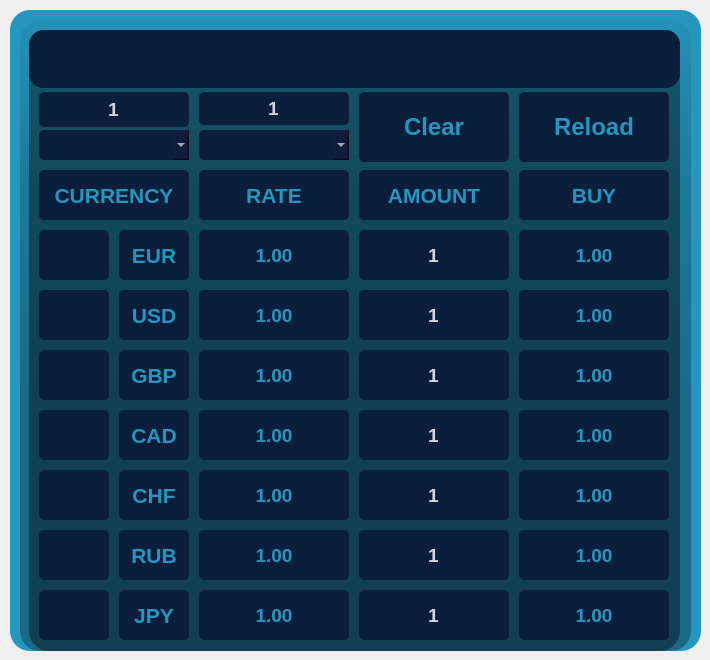
<?xml version="1.0" encoding="UTF-8"?>
<ui version="4.0">
 <class>Currency</class>
 <widget class="QWidget" name="Currency">
  <property name="geometry">
   <rect>
    <x>0</x>
    <y>0</y>
    <width>710</width>
    <height>660</height>
   </rect>
  </property>
  <property name="minimumSize">
   <size>
    <width>710</width>
    <height>660</height>
   </size>
  </property>
  <property name="maximumSize">
   <size>
    <width>710</width>
    <height>660</height>
   </size>
  </property>
  <property name="windowTitle">
   <string>Currency</string>
  </property>
  <widget class="QFrame" name="frm_back">
   <property name="geometry">
    <rect>
     <x>10</x>
     <y>10</y>
     <width>691</width>
     <height>641</height>
    </rect>
   </property>
   <property name="styleSheet">
    <string notr="true">background-color:#2596be;
border-radius:20px;
</string>
   </property>
   <property name="frameShape">
    <enum>QFrame::StyledPanel</enum>
   </property>
   <property name="frameShadow">
    <enum>QFrame::Raised</enum>
   </property>
   <widget class="QFrame" name="frm_mid">
    <property name="geometry">
     <rect>
      <x>10</x>
      <y>10</y>
      <width>671</width>
      <height>631</height>
     </rect>
    </property>
    <property name="styleSheet">
     <string notr="true">background-color:qlineargradient(spread:pad,x1:0,y1:0,x2:0,y2:0.715909,stop:0 rgba(0,0,0,9), stop:0.375 rgba(0,0,0,50),stop:0.835227 rgba(0,0,0,75));
border-radius:20px;
</string>
    </property>
    <property name="frameShape">
     <enum>QFrame::StyledPanel</enum>
    </property>
    <property name="frameShadow">
     <enum>QFrame::Raised</enum>
    </property>
    <widget class="QFrame" name="frm_front">
     <property name="geometry">
      <rect>
       <x>9</x>
       <y>10</y>
       <width>651</width>
       <height>621</height>
      </rect>
     </property>
     <property name="styleSheet">
      <string notr="true">/* FRAME STYLE */
QFrame{
    background-color: rgba(0,0,0,100);
    border-radius: 20px;
}

/* LABEL STYLE */
QLabel{
    color: #2596be;
    background-color: #0b1e3b;
    border-radius: 5px;
}

/* LINE EDIT STYLE */
QLineEdit{
    color: rgba(255,255,255,210);
    background-color: #0b1e3b;
    border-radius: 5px;
}

/* COMBO BOX STYLE */
QComboBox{
    color: rgba(255,255,255,210);
    background-color: #0b1e3b;
    border-radius: 5px;
}

/* BUTTON STYLE */
QPushButton{
	background-color: #0b1e3b;
	color: #2596be;
	border-radius: 5px;
	padding: 8px 10px; /* Adjust the padding for the pop-up effect */
	box-shadow: 2px 2px 5px rgba(0, 0, 0, 0.2); /* Add a box shadow for the pop-up effect */
}

QPushButton:hover{
	background-color: qlineargradient(spread:pad, x1:0, y1:0.505682, x2:1, y2:0.477, stop:0 rgba(37, 150, 190, 200), stop:1 rgba(85, 98, 112, 226));
}

QPushButton:pressed{
	padding-left: 8px;
	padding-top: 10px;
	background-color: rgba(105, 118, 132, 200);
	box-shadow: none; /* Remove the box shadow when pressed */
}
</string>
     </property>
     <property name="frameShape">
      <enum>QFrame::StyledPanel</enum>
     </property>
     <property name="frameShadow">
      <enum>QFrame::Raised</enum>
     </property>
     <widget class="QFrame" name="frm_header">
      <property name="geometry">
       <rect>
        <x>0</x>
        <y>0</y>
        <width>651</width>
        <height>58</height>
       </rect>
      </property>
      <property name="minimumSize">
       <size>
        <width>0</width>
        <height>50</height>
       </size>
      </property>
      <property name="styleSheet">
       <string notr="true">/* FRAME STYLE */

QFrame{
background-color:#0b1e3b;
border-radius:15px;
}

/* BUTTON STYLE */
QPushButton{
	background-color: #0b1e3b;
	color: #2596be;
	border-radius: 5px;
	padding: 8px 10px; /* Adjust the padding for the pop-up effect */
	box-shadow: 2px 2px 5px rgba(0, 0, 0, 0.2); /* Add a box shadow for the pop-up effect */
}

QPushButton:hover{
	background-color: qlineargradient(spread:pad, x1:0, y1:0.505682, x2:1, y2:0.477, stop:0 rgba(37, 150, 190, 200), stop:1 rgba(85, 98, 112, 226));
}

QPushButton:pressed{
	padding-left: 8px;
	padding-top: 10px;
	background-color: rgba(105, 118, 132, 200);
	box-shadow: none; /* Remove the box shadow when pressed */
}
</string>
      </property>
      <property name="frameShape">
       <enum>QFrame::StyledPanel</enum>
      </property>
      <property name="frameShadow">
       <enum>QFrame::Raised</enum>
      </property>
      <layout class="QHBoxLayout" name="horizontalLayout">
       <property name="spacing">
        <number>0</number>
       </property>
       <property name="leftMargin">
        <number>0</number>
       </property>
       <property name="topMargin">
        <number>0</number>
       </property>
       <property name="rightMargin">
        <number>0</number>
       </property>
       <property name="bottomMargin">
        <number>0</number>
       </property>
       <item alignment="Qt::AlignLeft">
        <widget class="QFrame" name="frm_contact_info">
         <property name="styleSheet">
          <string notr="true"/>
         </property>
         <property name="frameShape">
          <enum>QFrame::StyledPanel</enum>
         </property>
         <property name="frameShadow">
          <enum>QFrame::Raised</enum>
         </property>
         <layout class="QHBoxLayout" name="horizontalLayout_3">
          <property name="spacing">
           <number>0</number>
          </property>
          <property name="leftMargin">
           <number>5</number>
          </property>
          <property name="topMargin">
           <number>0</number>
          </property>
          <property name="rightMargin">
           <number>0</number>
          </property>
          <property name="bottomMargin">
           <number>0</number>
          </property>
          <item>
           <widget class="QPushButton" name="btn_github">
            <property name="sizePolicy">
             <sizepolicy hsizetype="Minimum" vsizetype="Fixed">
              <horstretch>0</horstretch>
              <verstretch>0</verstretch>
             </sizepolicy>
            </property>
            <property name="minimumSize">
             <size>
              <width>65</width>
              <height>45</height>
             </size>
            </property>
            <property name="maximumSize">
             <size>
              <width>65</width>
              <height>45</height>
             </size>
            </property>
            <property name="cursor">
             <cursorShape>PointingHandCursor</cursorShape>
            </property>
            <property name="text">
             <string/>
            </property>
            <property name="icon">
             <iconset resource="Images/currency.qrc">
              <normaloff>:/Icons/icons/github.svg</normaloff>:/Icons/icons/github.svg</iconset>
            </property>
            <property name="iconSize">
             <size>
              <width>40</width>
              <height>40</height>
             </size>
            </property>
           </widget>
          </item>
          <item>
           <widget class="QPushButton" name="btn_linkedin">
            <property name="sizePolicy">
             <sizepolicy hsizetype="Minimum" vsizetype="Fixed">
              <horstretch>0</horstretch>
              <verstretch>0</verstretch>
             </sizepolicy>
            </property>
            <property name="minimumSize">
             <size>
              <width>65</width>
              <height>45</height>
             </size>
            </property>
            <property name="maximumSize">
             <size>
              <width>65</width>
              <height>45</height>
             </size>
            </property>
            <property name="cursor">
             <cursorShape>PointingHandCursor</cursorShape>
            </property>
            <property name="text">
             <string/>
            </property>
            <property name="icon">
             <iconset resource="Images/currency.qrc">
              <normaloff>:/Icons/icons/linkedin.svg</normaloff>:/Icons/icons/linkedin.svg</iconset>
            </property>
            <property name="iconSize">
             <size>
              <width>40</width>
              <height>40</height>
             </size>
            </property>
           </widget>
          </item>
          <item>
           <widget class="QPushButton" name="btn_cv">
            <property name="minimumSize">
             <size>
              <width>65</width>
              <height>45</height>
             </size>
            </property>
            <property name="maximumSize">
             <size>
              <width>65</width>
              <height>45</height>
             </size>
            </property>
            <property name="cursor">
             <cursorShape>PointingHandCursor</cursorShape>
            </property>
            <property name="text">
             <string/>
            </property>
            <property name="icon">
             <iconset resource="Images/currency.qrc">
              <normaloff>:/Icons/icons/paperclip.svg</normaloff>:/Icons/icons/paperclip.svg</iconset>
            </property>
            <property name="iconSize">
             <size>
              <width>40</width>
              <height>40</height>
             </size>
            </property>
           </widget>
          </item>
          <item>
           <widget class="QPushButton" name="btn_email">
            <property name="minimumSize">
             <size>
              <width>65</width>
              <height>45</height>
             </size>
            </property>
            <property name="maximumSize">
             <size>
              <width>65</width>
              <height>45</height>
             </size>
            </property>
            <property name="cursor">
             <cursorShape>PointingHandCursor</cursorShape>
            </property>
            <property name="text">
             <string/>
            </property>
            <property name="icon">
             <iconset resource="Images/currency.qrc">
              <normaloff>:/Icons/icons/mail.svg</normaloff>:/Icons/icons/mail.svg</iconset>
            </property>
            <property name="iconSize">
             <size>
              <width>40</width>
              <height>40</height>
             </size>
            </property>
           </widget>
          </item>
         </layout>
        </widget>
       </item>
       <item alignment="Qt::AlignRight">
        <widget class="QFrame" name="frm_utility">
         <property name="styleSheet">
          <string notr="true"/>
         </property>
         <property name="frameShape">
          <enum>QFrame::StyledPanel</enum>
         </property>
         <property name="frameShadow">
          <enum>QFrame::Raised</enum>
         </property>
         <layout class="QHBoxLayout" name="horizontalLayout_2">
          <property name="spacing">
           <number>0</number>
          </property>
          <property name="leftMargin">
           <number>0</number>
          </property>
          <property name="topMargin">
           <number>0</number>
          </property>
          <property name="rightMargin">
           <number>5</number>
          </property>
          <property name="bottomMargin">
           <number>0</number>
          </property>
          <item>
           <widget class="QPushButton" name="btn_minimize">
            <property name="minimumSize">
             <size>
              <width>65</width>
              <height>45</height>
             </size>
            </property>
            <property name="maximumSize">
             <size>
              <width>65</width>
              <height>45</height>
             </size>
            </property>
            <property name="cursor">
             <cursorShape>PointingHandCursor</cursorShape>
            </property>
            <property name="text">
             <string/>
            </property>
            <property name="icon">
             <iconset resource="Images/currency.qrc">
              <normaloff>:/Icons/icons/chevron-down.svg</normaloff>:/Icons/icons/chevron-down.svg</iconset>
            </property>
            <property name="iconSize">
             <size>
              <width>40</width>
              <height>40</height>
             </size>
            </property>
           </widget>
          </item>
          <item>
           <widget class="QPushButton" name="btn_close">
            <property name="minimumSize">
             <size>
              <width>65</width>
              <height>45</height>
             </size>
            </property>
            <property name="maximumSize">
             <size>
              <width>65</width>
              <height>45</height>
             </size>
            </property>
            <property name="cursor">
             <cursorShape>PointingHandCursor</cursorShape>
            </property>
            <property name="text">
             <string/>
            </property>
            <property name="icon">
             <iconset resource="Images/currency.qrc">
              <normaloff>:/Icons/icons/x.svg</normaloff>:/Icons/icons/x.svg</iconset>
            </property>
            <property name="iconSize">
             <size>
              <width>40</width>
              <height>40</height>
             </size>
            </property>
           </widget>
          </item>
         </layout>
        </widget>
       </item>
      </layout>
     </widget>
     <widget class="QPushButton" name="btn__data_refresh">
      <property name="geometry">
       <rect>
        <x>490</x>
        <y>62</y>
        <width>150</width>
        <height>70</height>
       </rect>
      </property>
      <property name="font">
       <font>
        <pointsize>18</pointsize>
        <weight>75</weight>
        <bold>true</bold>
       </font>
      </property>
      <property name="cursor">
       <cursorShape>PointingHandCursor</cursorShape>
      </property>
      <property name="styleSheet">
       <string notr="true"/>
      </property>
      <property name="text">
       <string>Reload</string>
      </property>
      <property name="icon">
       <iconset resource="Images/currency.qrc">
        <normaloff>:/Icons/icons/exchange.svg</normaloff>:/Icons/icons/exchange.svg</iconset>
      </property>
      <property name="iconSize">
       <size>
        <width>30</width>
        <height>60</height>
       </size>
      </property>
     </widget>
     <widget class="QLabel" name="lbl_icon_eur">
      <property name="geometry">
       <rect>
        <x>10</x>
        <y>200</y>
        <width>70</width>
        <height>50</height>
       </rect>
      </property>
      <property name="font">
       <font>
        <pointsize>16</pointsize>
        <weight>75</weight>
        <bold>true</bold>
       </font>
      </property>
      <property name="text">
       <string/>
      </property>
      <property name="pixmap">
       <pixmap resource="Images/currency.qrc">:/flags/flags/eur.png</pixmap>
      </property>
      <property name="scaledContents">
       <bool>true</bool>
      </property>
     </widget>
     <widget class="QLabel" name="lbl_icon_usd">
      <property name="geometry">
       <rect>
        <x>10</x>
        <y>260</y>
        <width>70</width>
        <height>50</height>
       </rect>
      </property>
      <property name="font">
       <font>
        <pointsize>16</pointsize>
        <weight>75</weight>
        <bold>true</bold>
       </font>
      </property>
      <property name="text">
       <string/>
      </property>
      <property name="pixmap">
       <pixmap resource="Images/currency.qrc">:/flags/flags/usd.png</pixmap>
      </property>
      <property name="scaledContents">
       <bool>true</bool>
      </property>
     </widget>
     <widget class="QLabel" name="lbl_icon_gbp">
      <property name="geometry">
       <rect>
        <x>10</x>
        <y>320</y>
        <width>70</width>
        <height>50</height>
       </rect>
      </property>
      <property name="font">
       <font>
        <pointsize>16</pointsize>
        <weight>75</weight>
        <bold>true</bold>
       </font>
      </property>
      <property name="text">
       <string/>
      </property>
      <property name="pixmap">
       <pixmap resource="Images/currency.qrc">:/flags/flags/gbp.png</pixmap>
      </property>
      <property name="scaledContents">
       <bool>true</bool>
      </property>
     </widget>
     <widget class="QLabel" name="lbl_icon_cad">
      <property name="geometry">
       <rect>
        <x>10</x>
        <y>380</y>
        <width>70</width>
        <height>50</height>
       </rect>
      </property>
      <property name="font">
       <font>
        <pointsize>16</pointsize>
        <weight>75</weight>
        <bold>true</bold>
       </font>
      </property>
      <property name="text">
       <string/>
      </property>
      <property name="pixmap">
       <pixmap resource="Images/currency.qrc">:/flags/flags/cad.png</pixmap>
      </property>
      <property name="scaledContents">
       <bool>true</bool>
      </property>
     </widget>
     <widget class="QLabel" name="lbl_icon_chf">
      <property name="geometry">
       <rect>
        <x>10</x>
        <y>440</y>
        <width>70</width>
        <height>50</height>
       </rect>
      </property>
      <property name="font">
       <font>
        <pointsize>16</pointsize>
        <weight>75</weight>
        <bold>true</bold>
       </font>
      </property>
      <property name="text">
       <string/>
      </property>
      <property name="pixmap">
       <pixmap resource="Images/currency.qrc">:/flags/flags/chf.png</pixmap>
      </property>
      <property name="scaledContents">
       <bool>true</bool>
      </property>
     </widget>
     <widget class="QLabel" name="lbl_icon_rub">
      <property name="geometry">
       <rect>
        <x>10</x>
        <y>500</y>
        <width>70</width>
        <height>50</height>
       </rect>
      </property>
      <property name="font">
       <font>
        <pointsize>16</pointsize>
        <weight>75</weight>
        <bold>true</bold>
       </font>
      </property>
      <property name="text">
       <string/>
      </property>
      <property name="pixmap">
       <pixmap resource="Images/currency.qrc">:/flags/flags/rub.png</pixmap>
      </property>
      <property name="scaledContents">
       <bool>true</bool>
      </property>
     </widget>
     <widget class="QLabel" name="lbl_icon_jpy">
      <property name="geometry">
       <rect>
        <x>10</x>
        <y>560</y>
        <width>70</width>
        <height>50</height>
       </rect>
      </property>
      <property name="font">
       <font>
        <pointsize>16</pointsize>
        <weight>75</weight>
        <bold>true</bold>
       </font>
      </property>
      <property name="text">
       <string/>
      </property>
      <property name="pixmap">
       <pixmap resource="Images/currency.qrc">:/flags/flags/jpy.png</pixmap>
      </property>
      <property name="scaledContents">
       <bool>true</bool>
      </property>
     </widget>
     <widget class="QLabel" name="lbl_currency_rub">
      <property name="geometry">
       <rect>
        <x>90</x>
        <y>500</y>
        <width>70</width>
        <height>50</height>
       </rect>
      </property>
      <property name="font">
       <font>
        <pointsize>16</pointsize>
        <weight>75</weight>
        <bold>true</bold>
       </font>
      </property>
      <property name="text">
       <string>RUB</string>
      </property>
      <property name="alignment">
       <set>Qt::AlignCenter</set>
      </property>
     </widget>
     <widget class="QLabel" name="lbl_currency_gbp">
      <property name="geometry">
       <rect>
        <x>90</x>
        <y>320</y>
        <width>70</width>
        <height>50</height>
       </rect>
      </property>
      <property name="font">
       <font>
        <pointsize>16</pointsize>
        <weight>75</weight>
        <bold>true</bold>
       </font>
      </property>
      <property name="text">
       <string>GBP</string>
      </property>
      <property name="alignment">
       <set>Qt::AlignCenter</set>
      </property>
     </widget>
     <widget class="QLabel" name="lbl_currency_usd">
      <property name="geometry">
       <rect>
        <x>90</x>
        <y>260</y>
        <width>70</width>
        <height>50</height>
       </rect>
      </property>
      <property name="font">
       <font>
        <pointsize>16</pointsize>
        <weight>75</weight>
        <bold>true</bold>
       </font>
      </property>
      <property name="text">
       <string>USD</string>
      </property>
      <property name="alignment">
       <set>Qt::AlignCenter</set>
      </property>
     </widget>
     <widget class="QLabel" name="lbl_currency_cad">
      <property name="geometry">
       <rect>
        <x>90</x>
        <y>380</y>
        <width>70</width>
        <height>50</height>
       </rect>
      </property>
      <property name="font">
       <font>
        <pointsize>16</pointsize>
        <weight>75</weight>
        <bold>true</bold>
       </font>
      </property>
      <property name="text">
       <string>CAD</string>
      </property>
      <property name="alignment">
       <set>Qt::AlignCenter</set>
      </property>
     </widget>
     <widget class="QLabel" name="lbl_currency_chf">
      <property name="geometry">
       <rect>
        <x>90</x>
        <y>440</y>
        <width>70</width>
        <height>50</height>
       </rect>
      </property>
      <property name="font">
       <font>
        <pointsize>16</pointsize>
        <weight>75</weight>
        <bold>true</bold>
       </font>
      </property>
      <property name="text">
       <string>CHF</string>
      </property>
      <property name="alignment">
       <set>Qt::AlignCenter</set>
      </property>
     </widget>
     <widget class="QLabel" name="lbl_currency_eur">
      <property name="geometry">
       <rect>
        <x>90</x>
        <y>200</y>
        <width>70</width>
        <height>50</height>
       </rect>
      </property>
      <property name="font">
       <font>
        <pointsize>16</pointsize>
        <weight>75</weight>
        <bold>true</bold>
       </font>
      </property>
      <property name="text">
       <string>EUR</string>
      </property>
      <property name="alignment">
       <set>Qt::AlignCenter</set>
      </property>
     </widget>
     <widget class="QLabel" name="lbl_currency_jpy">
      <property name="geometry">
       <rect>
        <x>90</x>
        <y>560</y>
        <width>70</width>
        <height>50</height>
       </rect>
      </property>
      <property name="font">
       <font>
        <pointsize>16</pointsize>
        <weight>75</weight>
        <bold>true</bold>
       </font>
      </property>
      <property name="text">
       <string>JPY</string>
      </property>
      <property name="alignment">
       <set>Qt::AlignCenter</set>
      </property>
     </widget>
     <widget class="QLabel" name="lbl_title_currency">
      <property name="geometry">
       <rect>
        <x>10</x>
        <y>140</y>
        <width>150</width>
        <height>50</height>
       </rect>
      </property>
      <property name="font">
       <font>
        <pointsize>16</pointsize>
        <weight>75</weight>
        <bold>true</bold>
       </font>
      </property>
      <property name="text">
       <string>CURRENCY</string>
      </property>
      <property name="alignment">
       <set>Qt::AlignCenter</set>
      </property>
     </widget>
     <widget class="QLabel" name="lbl_title_rate">
      <property name="geometry">
       <rect>
        <x>170</x>
        <y>140</y>
        <width>150</width>
        <height>50</height>
       </rect>
      </property>
      <property name="font">
       <font>
        <pointsize>16</pointsize>
        <weight>75</weight>
        <bold>true</bold>
       </font>
      </property>
      <property name="text">
       <string>RATE</string>
      </property>
      <property name="alignment">
       <set>Qt::AlignCenter</set>
      </property>
     </widget>
     <widget class="QLabel" name="lbl_title_amount">
      <property name="geometry">
       <rect>
        <x>330</x>
        <y>140</y>
        <width>150</width>
        <height>50</height>
       </rect>
      </property>
      <property name="font">
       <font>
        <pointsize>16</pointsize>
        <weight>75</weight>
        <bold>true</bold>
       </font>
      </property>
      <property name="text">
       <string>AMOUNT</string>
      </property>
      <property name="alignment">
       <set>Qt::AlignCenter</set>
      </property>
     </widget>
     <widget class="QLabel" name="lbl_title_buy">
      <property name="geometry">
       <rect>
        <x>490</x>
        <y>140</y>
        <width>150</width>
        <height>50</height>
       </rect>
      </property>
      <property name="font">
       <font>
        <pointsize>16</pointsize>
        <weight>75</weight>
        <bold>true</bold>
       </font>
      </property>
      <property name="text">
       <string>BUY</string>
      </property>
      <property name="alignment">
       <set>Qt::AlignCenter</set>
      </property>
     </widget>
     <widget class="QPushButton" name="btn_clear">
      <property name="geometry">
       <rect>
        <x>330</x>
        <y>62</y>
        <width>150</width>
        <height>70</height>
       </rect>
      </property>
      <property name="font">
       <font>
        <pointsize>18</pointsize>
        <weight>75</weight>
        <bold>true</bold>
       </font>
      </property>
      <property name="cursor">
       <cursorShape>PointingHandCursor</cursorShape>
      </property>
      <property name="styleSheet">
       <string notr="true"/>
      </property>
      <property name="text">
       <string>Clear</string>
      </property>
      <property name="icon">
       <iconset resource="Images/currency.qrc">
        <normaloff>:/Icons/icons/rotate-cw.svg</normaloff>:/Icons/icons/rotate-cw.svg</iconset>
      </property>
      <property name="iconSize">
       <size>
        <width>30</width>
        <height>60</height>
       </size>
      </property>
     </widget>
     <widget class="QLabel" name="lbl_rate_eur">
      <property name="geometry">
       <rect>
        <x>170</x>
        <y>200</y>
        <width>150</width>
        <height>50</height>
       </rect>
      </property>
      <property name="font">
       <font>
        <pointsize>14</pointsize>
        <weight>75</weight>
        <bold>true</bold>
       </font>
      </property>
      <property name="text">
       <string>1.00</string>
      </property>
      <property name="alignment">
       <set>Qt::AlignCenter</set>
      </property>
     </widget>
     <widget class="QLabel" name="lbl_rate_usd">
      <property name="geometry">
       <rect>
        <x>170</x>
        <y>260</y>
        <width>150</width>
        <height>50</height>
       </rect>
      </property>
      <property name="font">
       <font>
        <pointsize>14</pointsize>
        <weight>75</weight>
        <bold>true</bold>
       </font>
      </property>
      <property name="text">
       <string>1.00</string>
      </property>
      <property name="alignment">
       <set>Qt::AlignCenter</set>
      </property>
     </widget>
     <widget class="QLabel" name="lbl_rate_gbp">
      <property name="geometry">
       <rect>
        <x>170</x>
        <y>320</y>
        <width>150</width>
        <height>50</height>
       </rect>
      </property>
      <property name="font">
       <font>
        <pointsize>14</pointsize>
        <weight>75</weight>
        <bold>true</bold>
       </font>
      </property>
      <property name="text">
       <string>1.00</string>
      </property>
      <property name="alignment">
       <set>Qt::AlignCenter</set>
      </property>
     </widget>
     <widget class="QLabel" name="lbl_rate_chf">
      <property name="geometry">
       <rect>
        <x>170</x>
        <y>440</y>
        <width>150</width>
        <height>50</height>
       </rect>
      </property>
      <property name="font">
       <font>
        <pointsize>14</pointsize>
        <weight>75</weight>
        <bold>true</bold>
       </font>
      </property>
      <property name="text">
       <string>1.00</string>
      </property>
      <property name="alignment">
       <set>Qt::AlignCenter</set>
      </property>
     </widget>
     <widget class="QLabel" name="lbl_rate_cad">
      <property name="geometry">
       <rect>
        <x>170</x>
        <y>380</y>
        <width>150</width>
        <height>50</height>
       </rect>
      </property>
      <property name="font">
       <font>
        <pointsize>14</pointsize>
        <weight>75</weight>
        <bold>true</bold>
       </font>
      </property>
      <property name="text">
       <string>1.00</string>
      </property>
      <property name="alignment">
       <set>Qt::AlignCenter</set>
      </property>
     </widget>
     <widget class="QLabel" name="lbl_rate_rub">
      <property name="geometry">
       <rect>
        <x>170</x>
        <y>500</y>
        <width>150</width>
        <height>50</height>
       </rect>
      </property>
      <property name="font">
       <font>
        <pointsize>14</pointsize>
        <weight>75</weight>
        <bold>true</bold>
       </font>
      </property>
      <property name="text">
       <string>1.00</string>
      </property>
      <property name="alignment">
       <set>Qt::AlignCenter</set>
      </property>
     </widget>
     <widget class="QLabel" name="lbl_rate_jpy">
      <property name="geometry">
       <rect>
        <x>170</x>
        <y>560</y>
        <width>150</width>
        <height>50</height>
       </rect>
      </property>
      <property name="font">
       <font>
        <pointsize>14</pointsize>
        <weight>75</weight>
        <bold>true</bold>
       </font>
      </property>
      <property name="text">
       <string>1.00</string>
      </property>
      <property name="alignment">
       <set>Qt::AlignCenter</set>
      </property>
     </widget>
     <widget class="QLabel" name="lbl_buy_cad">
      <property name="geometry">
       <rect>
        <x>490</x>
        <y>380</y>
        <width>150</width>
        <height>50</height>
       </rect>
      </property>
      <property name="font">
       <font>
        <pointsize>14</pointsize>
        <weight>75</weight>
        <bold>true</bold>
       </font>
      </property>
      <property name="text">
       <string>1.00</string>
      </property>
      <property name="alignment">
       <set>Qt::AlignCenter</set>
      </property>
     </widget>
     <widget class="QLabel" name="lbl_buy_rub">
      <property name="geometry">
       <rect>
        <x>490</x>
        <y>500</y>
        <width>150</width>
        <height>50</height>
       </rect>
      </property>
      <property name="font">
       <font>
        <pointsize>14</pointsize>
        <weight>75</weight>
        <bold>true</bold>
       </font>
      </property>
      <property name="text">
       <string>1.00</string>
      </property>
      <property name="alignment">
       <set>Qt::AlignCenter</set>
      </property>
     </widget>
     <widget class="QLabel" name="lbl_buy_usd">
      <property name="geometry">
       <rect>
        <x>490</x>
        <y>260</y>
        <width>150</width>
        <height>50</height>
       </rect>
      </property>
      <property name="font">
       <font>
        <pointsize>14</pointsize>
        <weight>75</weight>
        <bold>true</bold>
       </font>
      </property>
      <property name="text">
       <string>1.00</string>
      </property>
      <property name="alignment">
       <set>Qt::AlignCenter</set>
      </property>
     </widget>
     <widget class="QLabel" name="lbl_buy_chf">
      <property name="geometry">
       <rect>
        <x>490</x>
        <y>440</y>
        <width>150</width>
        <height>50</height>
       </rect>
      </property>
      <property name="font">
       <font>
        <pointsize>14</pointsize>
        <weight>75</weight>
        <bold>true</bold>
       </font>
      </property>
      <property name="text">
       <string>1.00</string>
      </property>
      <property name="alignment">
       <set>Qt::AlignCenter</set>
      </property>
     </widget>
     <widget class="QLabel" name="lbl_buy_gbp">
      <property name="geometry">
       <rect>
        <x>490</x>
        <y>320</y>
        <width>150</width>
        <height>50</height>
       </rect>
      </property>
      <property name="font">
       <font>
        <pointsize>14</pointsize>
        <weight>75</weight>
        <bold>true</bold>
       </font>
      </property>
      <property name="text">
       <string>1.00</string>
      </property>
      <property name="alignment">
       <set>Qt::AlignCenter</set>
      </property>
     </widget>
     <widget class="QLabel" name="lbl_buy_jpy">
      <property name="geometry">
       <rect>
        <x>490</x>
        <y>560</y>
        <width>150</width>
        <height>50</height>
       </rect>
      </property>
      <property name="font">
       <font>
        <pointsize>14</pointsize>
        <weight>75</weight>
        <bold>true</bold>
       </font>
      </property>
      <property name="text">
       <string>1.00</string>
      </property>
      <property name="alignment">
       <set>Qt::AlignCenter</set>
      </property>
     </widget>
     <widget class="QLabel" name="lbl_buy_eur">
      <property name="geometry">
       <rect>
        <x>490</x>
        <y>200</y>
        <width>150</width>
        <height>50</height>
       </rect>
      </property>
      <property name="font">
       <font>
        <pointsize>14</pointsize>
        <weight>75</weight>
        <bold>true</bold>
       </font>
      </property>
      <property name="text">
       <string>1.00</string>
      </property>
      <property name="alignment">
       <set>Qt::AlignCenter</set>
      </property>
     </widget>
     <widget class="QLineEdit" name="lineEdit_amount_eur">
      <property name="geometry">
       <rect>
        <x>330</x>
        <y>200</y>
        <width>150</width>
        <height>50</height>
       </rect>
      </property>
      <property name="font">
       <font>
        <pointsize>14</pointsize>
        <weight>75</weight>
        <bold>true</bold>
       </font>
      </property>
      <property name="text">
       <string>1</string>
      </property>
      <property name="alignment">
       <set>Qt::AlignCenter</set>
      </property>
     </widget>
     <widget class="QLineEdit" name="lineEdit_amount_usd">
      <property name="geometry">
       <rect>
        <x>330</x>
        <y>260</y>
        <width>150</width>
        <height>50</height>
       </rect>
      </property>
      <property name="font">
       <font>
        <pointsize>14</pointsize>
        <weight>75</weight>
        <bold>true</bold>
       </font>
      </property>
      <property name="text">
       <string>1</string>
      </property>
      <property name="alignment">
       <set>Qt::AlignCenter</set>
      </property>
     </widget>
     <widget class="QLineEdit" name="lineEdit_amount_cad">
      <property name="geometry">
       <rect>
        <x>330</x>
        <y>380</y>
        <width>150</width>
        <height>50</height>
       </rect>
      </property>
      <property name="font">
       <font>
        <pointsize>14</pointsize>
        <weight>75</weight>
        <bold>true</bold>
       </font>
      </property>
      <property name="text">
       <string>1</string>
      </property>
      <property name="alignment">
       <set>Qt::AlignCenter</set>
      </property>
     </widget>
     <widget class="QLineEdit" name="lineEdit_amount_gbp">
      <property name="geometry">
       <rect>
        <x>330</x>
        <y>320</y>
        <width>150</width>
        <height>50</height>
       </rect>
      </property>
      <property name="font">
       <font>
        <pointsize>14</pointsize>
        <weight>75</weight>
        <bold>true</bold>
       </font>
      </property>
      <property name="text">
       <string>1</string>
      </property>
      <property name="alignment">
       <set>Qt::AlignCenter</set>
      </property>
     </widget>
     <widget class="QLineEdit" name="lineEdit_amount_rub">
      <property name="geometry">
       <rect>
        <x>330</x>
        <y>500</y>
        <width>150</width>
        <height>50</height>
       </rect>
      </property>
      <property name="font">
       <font>
        <pointsize>14</pointsize>
        <weight>75</weight>
        <bold>true</bold>
       </font>
      </property>
      <property name="text">
       <string>1</string>
      </property>
      <property name="alignment">
       <set>Qt::AlignCenter</set>
      </property>
     </widget>
     <widget class="QLineEdit" name="lineEdit_amount_chf">
      <property name="geometry">
       <rect>
        <x>330</x>
        <y>440</y>
        <width>150</width>
        <height>50</height>
       </rect>
      </property>
      <property name="font">
       <font>
        <pointsize>14</pointsize>
        <weight>75</weight>
        <bold>true</bold>
       </font>
      </property>
      <property name="text">
       <string>1</string>
      </property>
      <property name="alignment">
       <set>Qt::AlignCenter</set>
      </property>
     </widget>
     <widget class="QLineEdit" name="lineEdit_amount_jpy">
      <property name="geometry">
       <rect>
        <x>330</x>
        <y>560</y>
        <width>150</width>
        <height>50</height>
       </rect>
      </property>
      <property name="font">
       <font>
        <pointsize>14</pointsize>
        <weight>75</weight>
        <bold>true</bold>
       </font>
      </property>
      <property name="text">
       <string>1</string>
      </property>
      <property name="alignment">
       <set>Qt::AlignCenter</set>
      </property>
     </widget>
     <widget class="QLineEdit" name="lineEdit_currency_01">
      <property name="geometry">
       <rect>
        <x>10</x>
        <y>62</y>
        <width>150</width>
        <height>35</height>
       </rect>
      </property>
      <property name="font">
       <font>
        <pointsize>14</pointsize>
        <weight>75</weight>
        <bold>true</bold>
       </font>
      </property>
      <property name="text">
       <string>1</string>
      </property>
      <property name="alignment">
       <set>Qt::AlignCenter</set>
      </property>
     </widget>
     <widget class="QLineEdit" name="lineEdit_currency_02">
      <property name="geometry">
       <rect>
        <x>170</x>
        <y>62</y>
        <width>150</width>
        <height>33</height>
       </rect>
      </property>
      <property name="font">
       <font>
        <pointsize>14</pointsize>
        <weight>75</weight>
        <bold>true</bold>
       </font>
      </property>
      <property name="text">
       <string>1</string>
      </property>
      <property name="alignment">
       <set>Qt::AlignCenter</set>
      </property>
      <property name="readOnly">
       <bool>true</bool>
      </property>
     </widget>
     <widget class="QComboBox" name="cmb_currency_01">
      <property name="geometry">
       <rect>
        <x>10</x>
        <y>100</y>
        <width>150</width>
        <height>30</height>
       </rect>
      </property>
      <property name="font">
       <font>
        <pointsize>14</pointsize>
        <weight>75</weight>
        <bold>true</bold>
       </font>
      </property>
      <property name="cursor">
       <cursorShape>PointingHandCursor</cursorShape>
      </property>
      <property name="contextMenuPolicy">
       <enum>Qt::ActionsContextMenu</enum>
      </property>
      <property name="windowTitle">
       <string>Currency</string>
      </property>
      <property name="currentText">
       <string/>
      </property>
      <property name="placeholderText">
       <string/>
      </property>
     </widget>
     <widget class="QComboBox" name="cmb_currency_02">
      <property name="geometry">
       <rect>
        <x>170</x>
        <y>100</y>
        <width>150</width>
        <height>30</height>
       </rect>
      </property>
      <property name="font">
       <font>
        <pointsize>14</pointsize>
        <weight>75</weight>
        <bold>true</bold>
       </font>
      </property>
      <property name="cursor">
       <cursorShape>PointingHandCursor</cursorShape>
      </property>
      <property name="contextMenuPolicy">
       <enum>Qt::ActionsContextMenu</enum>
      </property>
      <property name="windowTitle">
       <string>Currency</string>
      </property>
     </widget>
    </widget>
   </widget>
  </widget>
 </widget>
 <resources>
  <include location="Images/currency.qrc"/>
 </resources>
 <connections/>
</ui>
